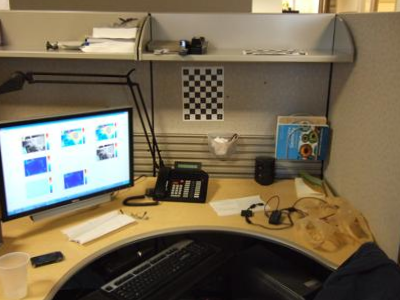
%> input picture data/desk_left.png, 400 x 300 px
$ octave compute_epipolar_lines.m   (GNU Octave 9; MATLAB toolbox functions it lacks are replaced by stand-ins)
%> lines starting %> are read from the running program, lines starting %| are printed output that depends on the picture
% Init
clc
clear

% Read images
I1 = imread('data\desk_left.png');
%> I1 is the input picture: size 300x400x3 uint8; mean R, G, B 119.5, 107.2, 83.8
I2 = imread('data\desk_right.png');
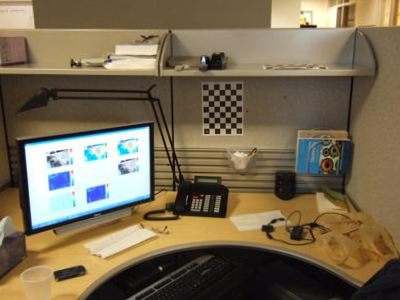
%> input picture data/desk_right.png, 400 x 300 px
%> I2 is the input picture: size 300x400x3 uint8; mean R, G, B 120.9, 107.1, 82.4

% Show images
figure(1);
imshowpair(I1, I2, 'montage');
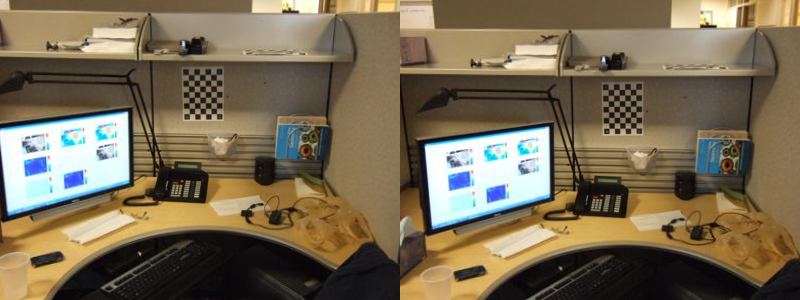
%> displayed picture: size 300x800x3, on the screen's scale of 0 to 255; mean R, G, B 120.2, 107.1, 83.1

% Detect feature points
%> (the run ends here)
